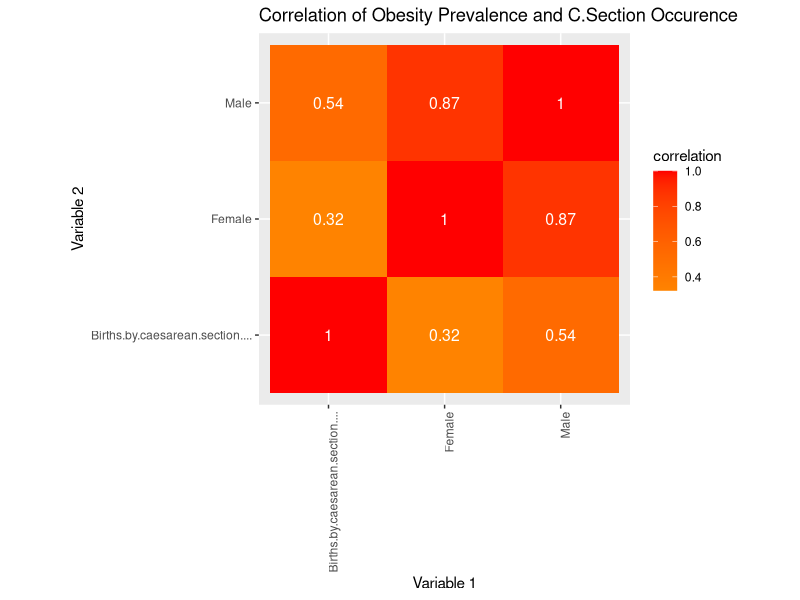
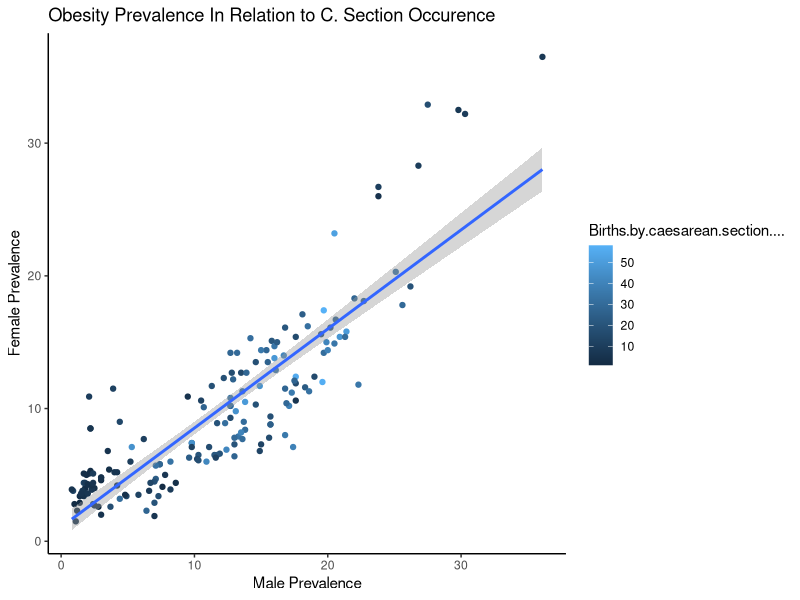
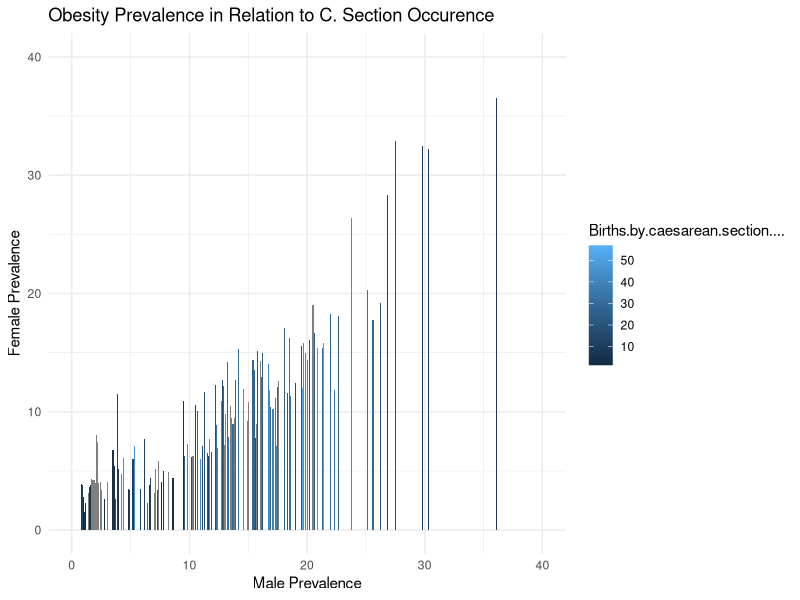
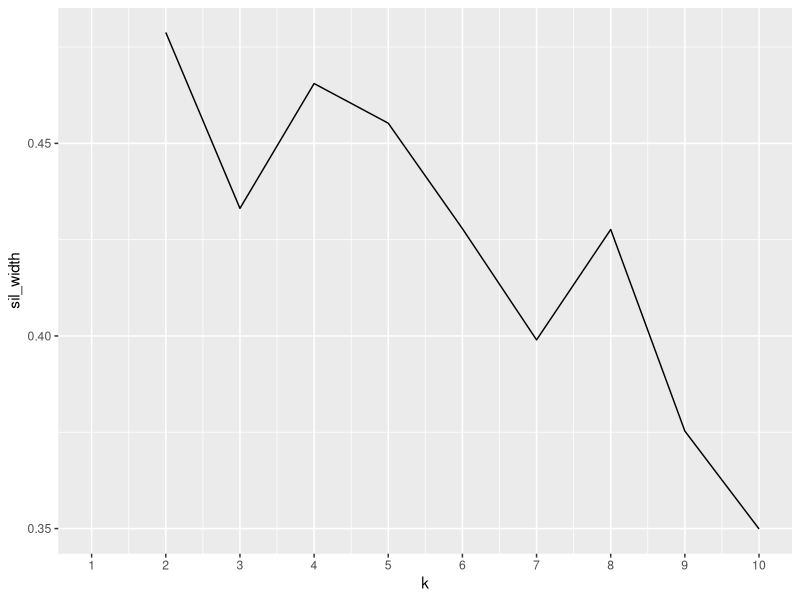
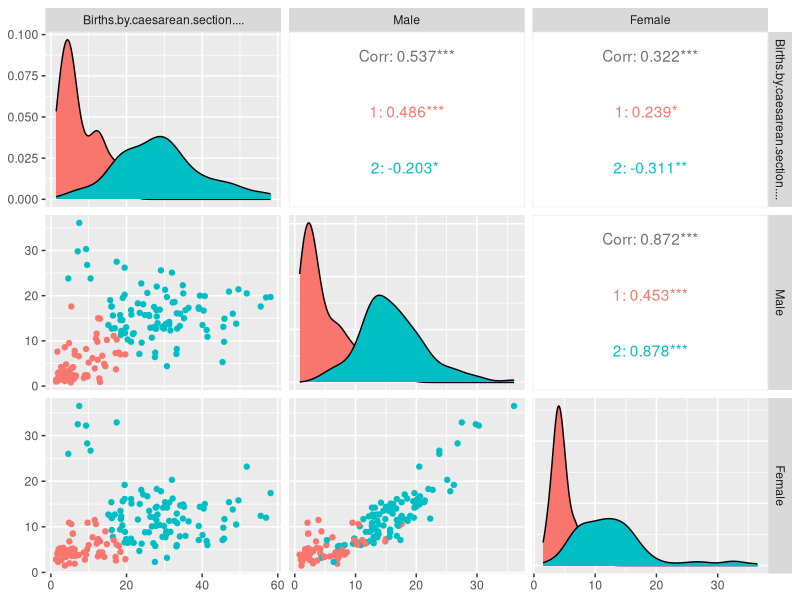
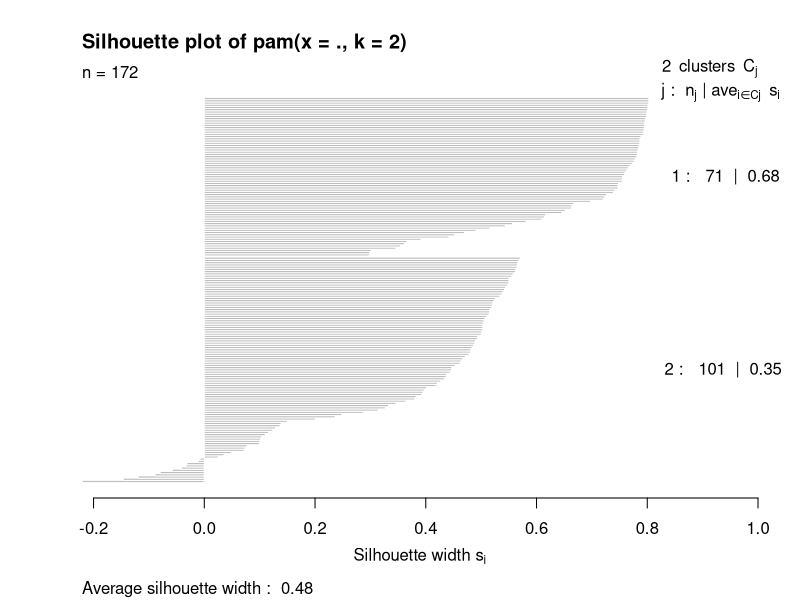
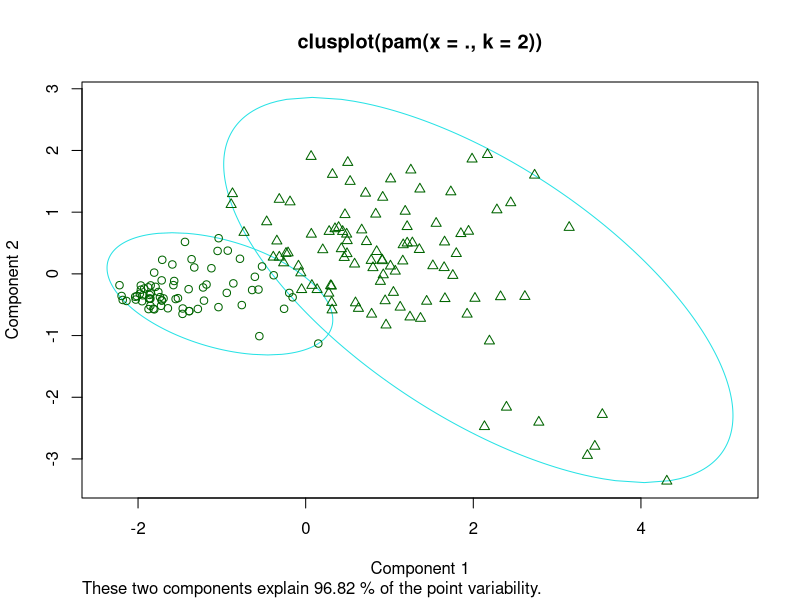
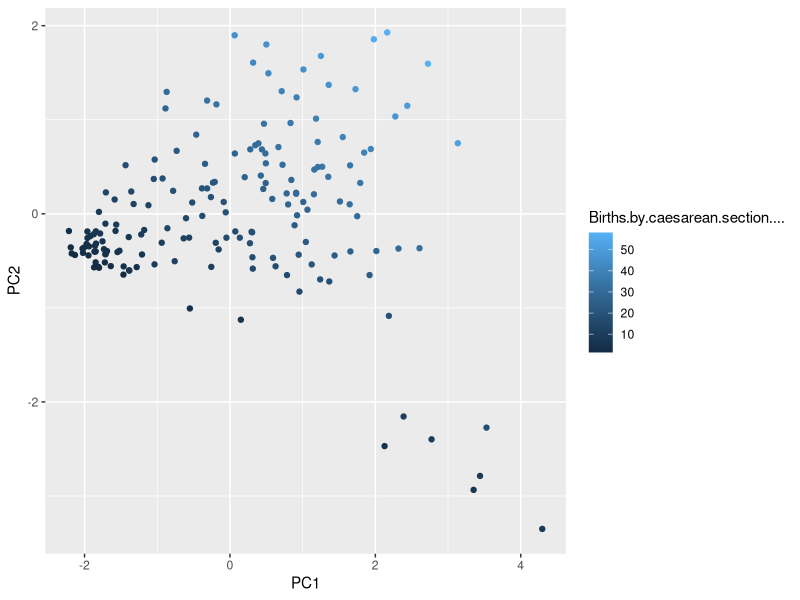

Reproduce these figures in R, in order.
## ---- chunk 1
knitr::opts_chunk$set(echo = TRUE, eval = TRUE, fig.align = "center", warning = F, message = F,
tidy=TRUE, tidy.opts=list(width.cutoff=60), R.options=list(max.print=100))
## ---- chunk 2
library(tidyverse)
library(ggplot2)
library(cluster)
library(GGally)
## ---- chunk 3
obesityprev <- read.csv("obesityprev.csv", header = TRUE)
csection <- read.csv("csection1.csv", header = TRUE)
## ---- chunk 4
csobesity <- left_join(csection, obesityprev, by="Country")
## ---- chunk 5
#Obtaining summary statistics for cesarean section that include mean, standard deviation and standard error across all countries.
#Using summarize alone with 3 unique functions inside summarize
csobesity %>% na.omit %>% summarize(mean_csec=mean(Births.by.caesarean.section...., na.rm=T),
                                                               sd_csec = sd(Births.by.caesarean.section...., na.rm=T),
                                                               n=n(),
                                                               se_csec = sd_csec/sqrt(n))
## ---- chunk 6
#Obtaining median, minimum and  maximum for cesarean section across all countries. 
#Using summarize alone with 3 unique functions inside summarize
csobesity %>% na.omit %>% summarize(mediancs=median(Births.by.caesarean.section...., na.rm=T),
                        minsc=min(Births.by.caesarean.section...., na.rm=T),
                        maxsc=max(Births.by.caesarean.section...., na.rm=T), 
                        n_rows=n(),
                        n_Countries=n_distinct(Country))
## ---- chunk 7
#Observing only countries and corresponding Male and Female obesity prevalence that fall in between 25% and 59% births by cesarean section. 
#Using function filter in dplyr
csobesity %>% na.omit %>% filter(between(Births.by.caesarean.section....,25,59))
## ---- chunk 8
#Interested in obtaining the descending order of births by cesarean section, male and female obesity prevalence to understand which countries maintain the highest of each.
#Using function arrange in dplyr
csobesity %>% na.omit %>% arrange(desc(Births.by.caesarean.section....))
csobesity %>% na.omit %>% arrange(desc(Male))
csobesity %>% na.omit %>% arrange(desc(Female))
## ---- chunk 9
#if we are not necessarily interested in the year c section data was collected then we can drop that column and only select country, c section, male and female percentages.
#Using function select in dplyr
csproper <- select(csobesity, -Year)
csproper
## ---- chunk 10
#Creating a new variable that includes the ratio of male obesity prevalence to births by cesarean section and female obesity prevalence to births by cesarean section, respectively. 
#Using function mutate in dplyr in conjunction with group by using a categorical variable
csobesity %>% na.omit %>% group_by(Country) %>% mutate(malebmi_to_csection=Male/Births.by.caesarean.section....)
csobesity %>% na.omit %>% group_by(Country) %>% mutate(femalebmi_to_csection=Female/Births.by.caesarean.section....)
## ---- chunk 11
#Obtaining summary statistics for cesarean section births as it is grouped by male obesity prevalence
#Using summarize inside of group by that includes 3 unique functions inside of summarize
csobesity %>% na.omit %>% group_by(Male) %>% summarize(mean_csec=mean(Births.by.caesarean.section...., na.rm=T),
                                                               sd_csec = sd(Births.by.caesarean.section...., na.rm=T),
                                                               n=n(),
                                                               se_csec = sd_csec/sqrt(n))
## ---- chunk 12
#Obtaining summary statistics for cesarean section births as it is grouped by female obesity prevalence
#Using summarize inside of group by that includes 3 unique functions inside of summarize
csobesity %>% na.omit %>% group_by(Female) %>% summarize(mean_csec=mean(Births.by.caesarean.section...., na.rm=T),
                                                               sd_csec = sd(Births.by.caesarean.section...., na.rm=T),
                                                               n=n(),
                                                               se_csec = sd_csec/sqrt(n))
## ---- chunk 13
#Manipulating data in the form of pivot_wider to make the dataset untidy
cswide <- csobesity %>% pivot_wider(names_from="Country", values_from="Births.by.caesarean.section....")
head(cswide)
## ---- chunk 14
#Determining correlations of all numeric columns in csproper so as to disregard the range of years and focus on the c.section rate and obesity prevelance
cormat <- csproper %>% select_if(is.numeric) %>% cor(use="pair")
head(cormat)
## ---- chunk 15
tidycor <- cormat %>% as.data.frame %>% rownames_to_column("var1") %>% 
  pivot_longer(-1,names_to="var2", values_to="correlation")
tidycor
## ---- chunk 16
tidycor%>%ggplot(aes(var1,var2,fill=correlation))+geom_tile()+
  scale_fill_gradient2(low="yellow",mid="orange",high="red")+
  geom_text(aes(label=round(correlation,2)),color = "white", size = 4)+  
  xlab("Variable 1")+ylab("Variable 2")+
  theme(axis.text.x = element_text(angle = 90, hjust=1))+
    ggtitle("Correlation of Obesity Prevalence and C.Section Occurence")+
  coord_fixed()
## ---- chunk 17
ggplot(csproper, aes(x = Male, y = Female)) + geom_point(aes(color=Births.by.caesarean.section....)) +
  geom_smooth(aes(color=Births.by.caesarean.section....), method="lm") +
  theme_classic()+
  ggtitle("Obesity Prevalence In Relation to C. Section Occurence")+xlab("Male Prevalence")+ylab("Female Prevalence")
## ---- chunk 18
ggplot(csproper,aes(Male,Female))+
  geom_bar(stat="summary",aes(fill=Births.by.caesarean.section....)) +
  theme_minimal()+
  scale_x_continuous(name="Male Prevalence", limits=c(0,40)) +
  scale_y_continuous(name="Female Prevalence", limits=c(0,40))+
   ggtitle("Obesity Prevalence in Relation to C. Section Occurence")
## ---- chunk 19
#Selecting variables to include in calculating k-means
clust_dat1<-csobesity%>% na.omit %>%dplyr::select(Births.by.caesarean.section....,Female,Male)
## ---- chunk 20
#This portion allows the silhouette width to be computed with k-means. Silhouette width is able to illustrate how similar each object will be to its own cluster when compared to other clusters. 
sil_width<-vector() #empty vector to hold mean sil width
for(i in 2:10){  
  kms <- kmeans(clust_dat1,centers=i) #compute k-means solution
  sil <- silhouette(kms$cluster,dist(clust_dat1)) #get sil widths
  sil_width[i]<-mean(sil[,3]) #take averages (higher is better)
}
ggplot()+geom_line(aes(x=1:10,y=sil_width))+scale_x_continuous(name="k",breaks=1:10)
## ---- chunk 21
#We selected to use a k of 2 from analysis done in the plot above. the greateest silhouette width falls at approximately a k of 2. 
pam1 <- clust_dat1 %>% pam(k=2)
pam1
## ---- chunk 22
csobesity %>% na.omit %>% mutate(cluster=as.factor(pam1$clustering)) %>% 
ggpairs(columns = c("Births.by.caesarean.section....","Male","Female"), aes(color=cluster))
## ---- chunk 23
plot(pam1, which=2)
## ---- chunk 24
pamclust<-clust_dat1 %>% mutate(cluster=as.factor(pam1$clustering))
pamclust %>% group_by(cluster) %>% summarize_if(is.numeric,mean,na.rm=T)
## ---- chunk 25
plot(pam1, which=1)
## ---- chunk 26
csob1<-csobesity%>% na.omit %>%dplyr::select(Births.by.caesarean.section....,Female,Male)
## ---- chunk 27
eig1 <- csob1 %>% cor() %>% eigen()
## ---- chunk 28
eig1
eig1$vectors
eig1$values
## ---- chunk 29
scaled_clust <- clust_dat1 %>% scale 
PCAscores <- scaled_clust%*%eig1$vectors
PCAscores
## ---- chunk 30
csproper %>% na.omit %>%mutate(PC1=PCAscores[,1], PC2=PCAscores[,2])%>%
ggplot(aes(PC1,PC2,color=Births.by.caesarean.section....))+geom_point()
